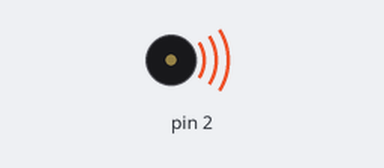
Bench run of a sketch on a simulated Arduino Uno, built with avr-gcc and run on an emulated ATmega328P. Shown: buzzer (waves = sounding).

Above: at 0.1 s.
At 48.7 s:
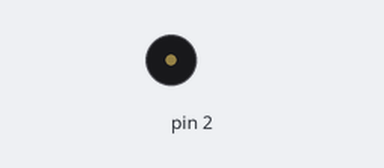
Timing chart, 0 to 50.2 s (numbered marks = the images above):
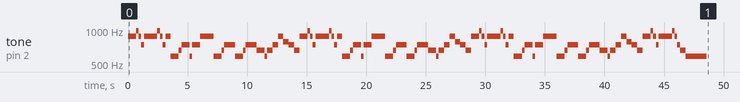

The sketch:

PlayMelody.ino
```cpp
#include "pitches.h"
#include <Arduino.h>

constexpr unsigned long a = 225;
constexpr unsigned long b = 450;
constexpr unsigned long c = 675;
constexpr unsigned long d = 900;
constexpr unsigned long e = 1800;

struct note {
  unsigned int frequency;
  unsigned long duration;
};

// Yobikomi-kun
struct note melody[] = {
    {NOTE_A5, a},  {NOTE_A5, b},  {NOTE_B5, a}, {NOTE_A5, a},  {NOTE_FS5, a},
    {NOTE_A5, b},  {NOTE_A5, a},  {NOTE_A5, b}, {NOTE_B5, a},  {NOTE_A5, a},
    {NOTE_FS5, a}, {NOTE_A5, b},  {NOTE_D5, a}, {NOTE_D5, a},  {NOTE_D5, a},
    {NOTE_E5, a},  {NOTE_FS5, c}, {NOTE_D5, a}, {NOTE_FS5, c}, {NOTE_A5, a},
    {NOTE_A5, d},  {NOTE_D5, a},  {NOTE_D5, a}, {NOTE_D5, a},  {NOTE_E5, a},
    {NOTE_FS5, d}, {NOTE_D5, a},  {NOTE_D5, a}, {NOTE_D5, a},  {NOTE_E5, a},
    {NOTE_FS5, d}, {NOTE_E5, a},  {NOTE_E5, a}, {NOTE_E5, a},  {NOTE_D5, a},
    {NOTE_E5, b},  {NOTE_FS5, b}, {NOTE_A5, b}, {NOTE_G5, b},  {NOTE_FS5, b},
    {NOTE_E5, b},

    {NOTE_A5, a},  {NOTE_A5, b},  {NOTE_B5, a}, {NOTE_A5, a},  {NOTE_FS5, a},
    {NOTE_A5, b},  {NOTE_A5, a},  {NOTE_A5, b}, {NOTE_B5, a},  {NOTE_A5, a},
    {NOTE_FS5, a}, {NOTE_A5, b},  {NOTE_D5, a}, {NOTE_D5, a},  {NOTE_D5, a},
    {NOTE_E5, a},  {NOTE_FS5, c}, {NOTE_D5, a}, {NOTE_FS5, c}, {NOTE_A5, a},
    {NOTE_A5, d},  {NOTE_D5, a},  {NOTE_D5, a}, {NOTE_D5, a},  {NOTE_E5, a},
    {NOTE_FS5, d}, {NOTE_D5, a},  {NOTE_D5, a}, {NOTE_D5, a},  {NOTE_E5, a},
    {NOTE_FS5, d}, {NOTE_E5, a},  {NOTE_E5, a}, {NOTE_E5, a},  {NOTE_D5, a},
    {NOTE_E5, b},  {NOTE_FS5, b}, {NOTE_A5, b}, {NOTE_G5, b},  {NOTE_FS5, b},
    {NOTE_E5, b},

    {NOTE_A5, a},  {NOTE_A5, b},  {NOTE_B5, a}, {NOTE_A5, a},  {NOTE_FS5, a},
    {NOTE_A5, b},  {NOTE_A5, a},  {NOTE_A5, b}, {NOTE_B5, a},  {NOTE_A5, a},
    {NOTE_FS5, a}, {NOTE_A5, b},  {NOTE_D5, a}, {NOTE_D5, a},  {NOTE_D5, a},
    {NOTE_E5, a},  {NOTE_FS5, c}, {NOTE_D5, a}, {NOTE_FS5, c}, {NOTE_A5, a},
    {NOTE_A5, d},  {NOTE_D5, a},  {NOTE_D5, a}, {NOTE_D5, a},  {NOTE_E5, a},
    {NOTE_FS5, d}, {NOTE_D5, a},  {NOTE_D5, a}, {NOTE_D5, a},  {NOTE_E5, a},
    {NOTE_FS5, d}, {NOTE_E5, a},  {NOTE_E5, a}, {NOTE_E5, a},  {NOTE_D5, a},
    {NOTE_E5, b},  {NOTE_FS5, b}, {NOTE_A5, b}, {NOTE_G5, b},  {NOTE_FS5, b},
    {NOTE_E5, b},

    {NOTE_A5, a},  {NOTE_A5, b},  {NOTE_B5, a}, {NOTE_A5, a},  {NOTE_FS5, a},
    {NOTE_A5, b},  {NOTE_A5, a},  {NOTE_A5, b}, {NOTE_B5, a},  {NOTE_A5, a},
    {NOTE_FS5, a}, {NOTE_E5, b},  {NOTE_D5, e},
};

void setup() {
  pinMode(2, OUTPUT);

  const int melody_length = sizeof(melody) / sizeof(note);

  for (int thisNote = 0; thisNote < melody_length; thisNote++) {
    tone(2, melody[thisNote].frequency);
    delay(melody[thisNote].duration);
  }
  noTone(2);
}

void loop() {}
```

pitches.h
```cpp
/*************************************************
 * Public Constants
 *************************************************/

#define NOTE_B0  31
#define NOTE_C1  33
#define NOTE_CS1 35
#define NOTE_D1  37
#define NOTE_DS1 39
#define NOTE_E1  41
#define NOTE_F1  44
#define NOTE_FS1 46
#define NOTE_G1  49
#define NOTE_GS1 52
#define NOTE_A1  55
#define NOTE_AS1 58
#define NOTE_B1  62
#define NOTE_C2  65
#define NOTE_CS2 69
#define NOTE_D2  73
#define NOTE_DS2 78
#define NOTE_E2  82
#define NOTE_F2  87
#define NOTE_FS2 93
#define NOTE_G2  98
#define NOTE_GS2 104
#define NOTE_A2  110
#define NOTE_AS2 117
#define NOTE_B2  123
#define NOTE_C3  131
#define NOTE_CS3 139
#define NOTE_D3  147
#define NOTE_DS3 156
#define NOTE_E3  165
#define NOTE_F3  175
#define NOTE_FS3 185
#define NOTE_G3  196
#define NOTE_GS3 208
#define NOTE_A3  220
#define NOTE_AS3 233
#define NOTE_B3  247
#define NOTE_C4  262
#define NOTE_CS4 277
#define NOTE_D4  294
#define NOTE_DS4 311
#define NOTE_E4  330
#define NOTE_F4  349
#define NOTE_FS4 370
#define NOTE_G4  392
#define NOTE_GS4 415
#define NOTE_A4  440
#define NOTE_AS4 466
#define NOTE_B4  494
#define NOTE_C5  523
#define NOTE_CS5 554
#define NOTE_D5  587
#define NOTE_DS5 622
#define NOTE_E5  659
#define NOTE_F5  698
#define NOTE_FS5 740
#define NOTE_G5  784
#define NOTE_GS5 831
#define NOTE_A5  880
#define NOTE_AS5 932
#define NOTE_B5  988
#define NOTE_C6  1047
#define NOTE_CS6 1109
#define NOTE_D6  1175
#define NOTE_DS6 1245
#define NOTE_E6  1319
#define NOTE_F6  1397
#define NOTE_FS6 1480
#define NOTE_G6  1568
#define NOTE_GS6 1661
#define NOTE_A6  1760
#define NOTE_AS6 1865
#define NOTE_B6  1976
#define NOTE_C7  2093
#define NOTE_CS7 2217
#define NOTE_D7  2349
#define NOTE_DS7 2489
#define NOTE_E7  2637
#define NOTE_F7  2794
#define NOTE_FS7 2960
#define NOTE_G7  3136
#define NOTE_GS7 3322
#define NOTE_A7  3520
#define NOTE_AS7 3729
#define NOTE_B7  3951
#define NOTE_C8  4186
#define NOTE_CS8 4435
#define NOTE_D8  4699
#define NOTE_DS8 4978
```
